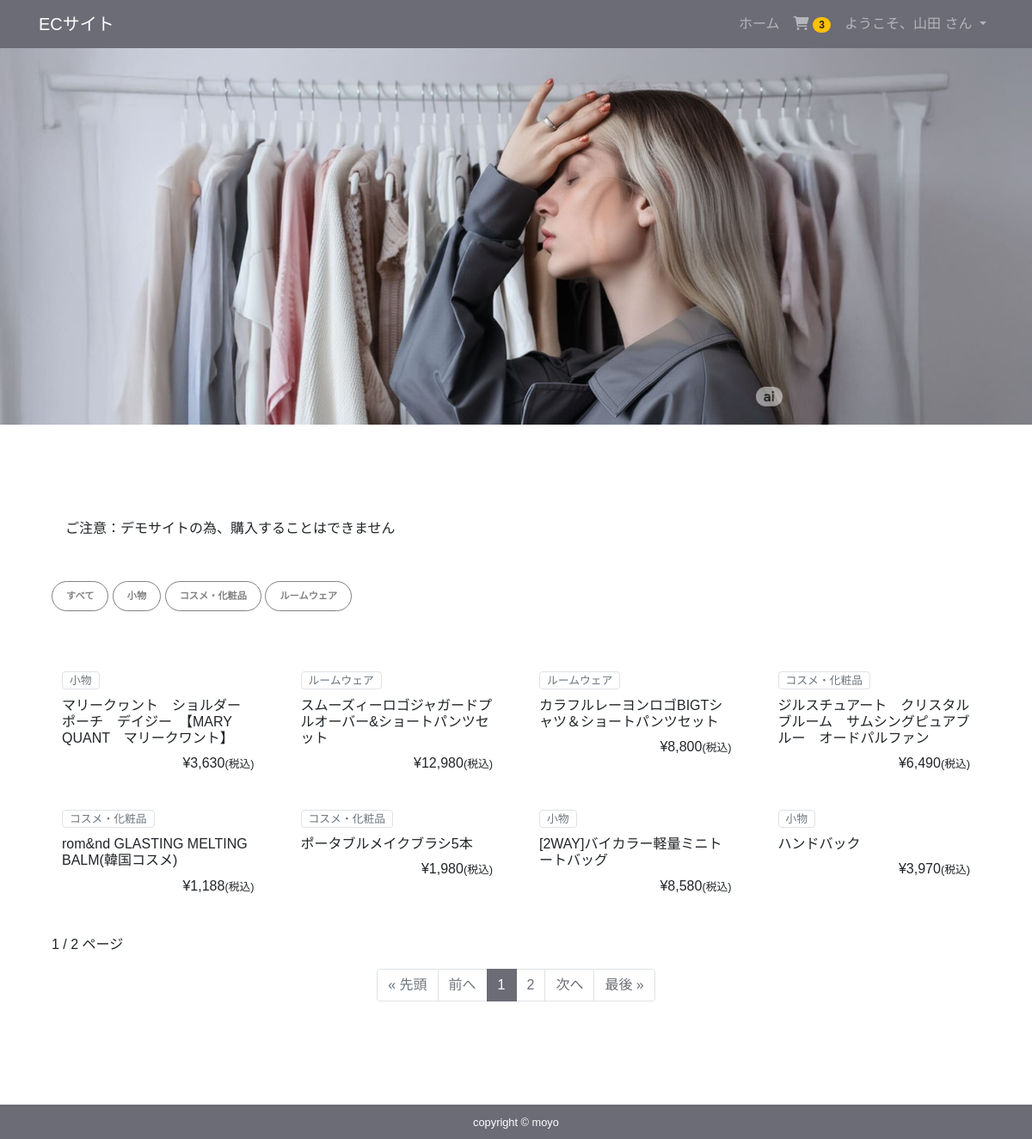
The app's page / (signed in) with its own data.
### accounts/models.py (models this page shows, shortened)
class CustomUser(AbstractBaseUser, PermissionsMixin):
    email = models.EmailField('メールアドレス', unique=True)
    first_name = models.CharField('姓', max_length=30,blank=True)
    last_name = models.CharField('名', max_length=150,blank=True)
    first_name_kana = models.CharField('かな',max_length=30, blank=True)
    last_name_kana = models.CharField('かな',max_length=30, blank=True)
    postal_code = models.CharField('郵便番号',max_length=7, blank=True)
    address1 = models.CharField('住所1',max_length=255, blank=True)
    address2 = models.CharField('住所2',max_length=255, blank=True)
    tel = models.CharField('電話番号', max_length=30, blank=True)
    created = models.DateField('入会日', default=timezone.now)
    is_staff = models.BooleanField(
        'スタッフステータス',
        default=False,
        help_text='ユーザーが管理サイトにログインできるかどうかを指定します。',
    )
    is_active = models.BooleanField(
        'アクティブ',
        default=True,
        help_text=(
            'アカウントを削除する代わりに、非アクティブにするかどうかを指定します。'
        ),
    )
    objects = UserManager()
    EMAIL_FIELD = 'email'
    USERNAME_FIELD = 'email'
    REQUIRED_FIELDS = []
    class Meta:
        verbose_name = ('user')
        verbose_name_plural = ('users')

### app/models.py (models this page shows, shortened)
class Order(models.Model):
    user = models.ForeignKey(settings.AUTH_USER_MODEL, on_delete=models.CASCADE)
    items = models.ManyToManyField(OrderItem)
    start_date = models.DateTimeField(auto_now_add=True)
    ordered_date =models.DateTimeField()
    ordered = models.BooleanField(default=False)
    payment = models.ForeignKey('Payment', on_delete=models.SET_NULL, blank=True, null=True)

class Item(models.Model):
    title = models.CharField(max_length=100)
    item_number = models.CharField(max_length=20, unique=True, blank=True, null=True)
    price = models.IntegerField()
    category = models.CharField(max_length=100)
    slug = models.SlugField()
    description = models.TextField()
    image = models.ImageField(upload_to='images')
    def __str__(self):
        return self.title

### app/views.py (the view)
# urls.py: path('', views.ItemListView.as_view(), name='item_list'),
class ItemListView(ListView):
    model = Item
    template_name = 'app/item_list.html'
    context_object_name = 'item_data'  # ここでテンプレートに渡す変数名を指定
    paginate_by = 8
    def get_queryset(self):
        queryset = super().get_queryset().order_by('-id')
        category = self.request.GET.get('category')
        if category:
            queryset = queryset.filter(category=category)
        return queryset
    def get_context_data(self, **kwargs):
        context = super().get_context_data(**kwargs)
        context['categories'] = Item.objects.values_list('category', flat=True).distinct()
        return context

### app/templatetags/cart_tags.py (called while the page is built)
@register.filter
def itemCount(user):
    if user.is_authenticated:
        order = Order.objects.filter(user=user, ordered=False)
        if order.exists():
            return order[0].items.count()
    return 0

### app/templatetags/custom_filters.py (called while the page is built)
@register.filter
def force_intcomma(value):
    try:
        int_value = int(value)
        return "{:,}".format(int_value)
    except (ValueError, TypeError):
        return value

### templates/app/item_list.html (shortened to what this page needs)
{% extends 'app/base.html' %}
{% load static %}
{% load humanize %}
{% load custom_filters %}
{% block content %}
<div class="container my-5 py-5">
    <h2 class="mb-4"><span class="ml-3" style="font-size: 1rem;">ご注意：デモサイトの為、購入することはできません</span></h2>
    <div class="mb-4">
    <div class="my-5">
        <a href="{% url 'app:item_list' %}" class="cat_btn mb-2 {% if not request.GET.category %}btn-dark{% else %}btn-secondary{% endif %}">すべて</a>
        {% for cat in categories %}
            <a href="?category={{ cat }}" class="cat_btn {% if request.GET.category == cat %}btn-dark{% else %}btn-primary{% endif %}">
            {{ cat }}
            </a>
        {% endfor %}
    </div>
    <div class="row">
        {% for item in item_data %}
        <div class="col-lg-3 col-md-6">
            <div class="card img-thumbnail itemlist mb-3">
                <div class="card-body text-left w-100">
                    <p class="mb-0 text-secondary border rounded px-2 py-0 small text-center d-inline-flex">{{ item.category }}</p>
                    <h5 class="fs-4 my-2" style="font-size: 16px;">{{ item.title }}</h5>
                    <p class="fs-6 text-right mb-0">
                        ¥{{ item.price|force_intcomma }}<span style="font-size: .8rem;">(税込)</span>
                    </p>
                </div>
            </div>
        </div>
        {% empty %}
        <p>商品が見つかりませんでした。</p>
        {% endfor %}
    </div>
<div class="d-flex justify-content-between my-3">
   <span>{{ page_obj.number }} / {{ page_obj.paginator.num_pages }} ページ</span>
</div>
<nav aria-label="Page navigation">
  <ul class="pagination justify-content-center">
    {% if page_obj.has_previous %}
      <li class="page-item"><a class="page-link" href="?page=1">&laquo; 先頭</a></li>
      <li class="page-item"><a class="page-link" href="?page={{ page_obj.previous_page_number }}">前へ</a></li>
    {% else %}
      <li class="page-item disabled"><span class="page-link">&laquo; 先頭</span></li>
      <li class="page-item disabled"><span class="page-link">前へ</span></li>
    {% endif %}
    {% for num in page_obj.paginator.page_range %}
      {% if num == page_obj.number %}
        <li class="page-item active"><span class="page-link">{{ num }}</span></li>
      {% else %}
        <li class="page-item"><a class="page-link" href="?page={{ num }}">{{ num }}</a></li>
      {% endif %}
    {% endfor %}
    {% if page_obj.has_next %}
      <li class="page-item"><a class="page-link" href="?page={{ page_obj.next_page_number }}">次へ</a></li>
      <li class="page-item"><a class="page-link" href="?page={{ page_obj.paginator.num_pages }}">最後 &raquo;</a></li>
    {% else %}
      <li class="page-item disabled"><span class="page-link">次へ</span></li>
      <li class="page-item disabled"><span class="page-link">最後 &raquo;</span></li>
    {% endif %}
  </ul>
</nav>
</div>
{% endblock %}

### templates/app/base.html (shortened to what this page needs)
{% load cart_tags %}
{% load humanize %}
{% load static %}
<!DOCTYPE html>
<html lang="js">
<head>
     <link rel="stylesheet" href="https://stackpath.bootstrapcdn.com/bootstrap/4.3.1/css/bootstrap.min.css">
    <link rel="stylesheet" href="{% static 'css/style.css'%}">
    <link rel="stylesheet" href="https://cdnjs.cloudflare.com/ajax/libs/font-awesome/6.0.0-beta3/css/all.min.css">
</head>
<body>
  <nav class="navbar navbar-expand-lg navbar-dark bg-dark">
    <div class="container">
      <a href="{% url 'app:item_list' %}" class="navbar-brand">ECサイト</a>
      <div class="collapse navbar-collapse" id="navbarNav">
        <ul class="navbar-nav ml-auto">
          <li class="nav-item">
            <a href="{% url 'app:item_list' %}" class="nav-link">ホーム</a>
          </li>
          {% if user.is_authenticated %}
          <li class="nav-item">
            <a href="{% url 'app:order' %}" class="nav-link">
               <i class="fas fa-shopping-cart"></i>
              <span class="badge badge-pill badge-warning">
                {{ request.user|itemCount }}
              </span>
            </a>
          </li>
          <li class="nav-item dropdown">
            <a class="nav-link dropdown-toggle" href="#" id="userDropdown" role="button" data-toggle="dropdown"
              aria-haspopup="true" aria-expanded="false">
              ようこそ、{{ user.first_name|default:user.email }} さん
            </a>
          </li>
          {% endif %}
        </ul>
      </div>
    </div>
  </nav>
{% if request.path == '/' %}
  <div class="hiro d-flex">
      <img src="{% static 'images/main_vish.jpg' %}" alt="" />
  </div>
{% endif %}
   <main>
    <div class="container">
        {% block content %}
        {% endblock %}
    </div>
   </main>
   <footer class="py-2 bg-dark text-center">
    <small class="m-0 text-center text-white fs-6">copyright &copy; moyo</small>
   </footer>
</body>
</html>

### app/static/css/style.css (style rules this page uses)
* { margin: 0; padding: 0; box-sizing: border-box; }
.bg-dark { background-color:#6b6c76!important ; }
.page-item.active .page-link { color: #fff; background-color: #6b6c76; border-color: #6b6c76; }
.page-link { color: #6b6c76; background-color: #fff; border: 1px solid #dee2e6; }
html { overflow-y: scroll; }
body { background: white; display: flex; flex-flow: column; min-height: 100vh; font-family: 'Hiragino Kaku Gothic ProN','Hiragino Sans',Meiryo,sans-serif; }
main { flex: 1; }
.hiro { width: 100%; }
.hiro img { overflow: hidden; width: 100%; }
.cat_btn { font-size: 70%; border-radius: 5rem; font-weight: bold; padding: .5rem 1rem; display: inline-flex; grid-template-columns: repeat(3, 1fr); gap: 20px; background-color: white; color: gray; border: 1px solid gray; }
.card { align-items: start!important; border: none !important; }
.card-body { padding: .5rem; margin: auto; }
.itemlist { position: relative; overflow: hidden; border: 1px solid transparent; transition: border-color 0.3s ease; }
.itemlist::before, .itemlist::after { content: ""; position: absolute; pointer-events: none; border: 1px solid #6b6c76; width: 0; height: 0; transition: all 0.5s ease; }
.itemlist::before { top: 0; left: 0; border-bottom: none; border-right: none; border-top-left-radius: 5px; }
.itemlist::after { bottom: 0; right: 0; border-top: none; border-left: none; border-bottom-right-radius: 5px; }

### records on screen
CustomUser: user|itemCount "3", first_name "山田"
Item: category "小物", title "マリークヮント ショルダーポーチ デイジー 【MARY QUANT マリークワント】", price "3,630"
Item: category "ルームウェア", title "スムーズィーロゴジャガードプルオーバー&ショートパンツセット", price "12,980"
Item: category "ルームウェア", title "カラフルレーヨンロゴBIGTシャツ＆ショートパンツセット", price "8,800"
Item: category "コスメ・化粧品", title "ジルスチュアート クリスタルブルーム サムシングピュアブルー オードパルファン", price "6,490"
Item: category "コスメ・化粧品", title "rom&nd GLASTING MELTING BALM(韓国コスメ)", price "1,188"
Item: category "コスメ・化粧品", title "ポータブルメイクブラシ5本", price "1,980"
Item: category "小物", title "[2WAY]バイカラー軽量ミニトートバッグ", price "8,580"
Item: category "小物", title "ハンドバック", price "3,970"

### other values on screen
{{ cat }} "小物" "コスメ・化粧品" "ルームウェア"
{{ page_obj.number }} "1"
{{ page_obj.paginator.num_pages }} "2"
{{ num }} "1"
{{ num }} "2"
